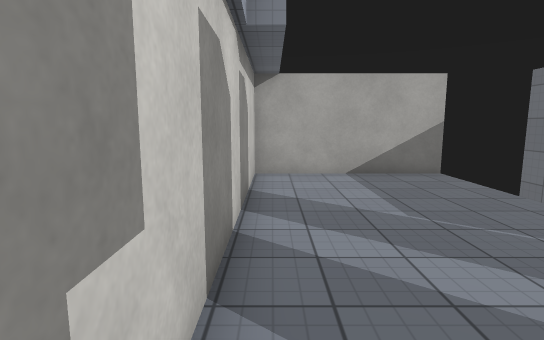
View 1 (above)

20 first-person views from a walk through a Unity game level. The camera is 1.5 m above the floor, tilts 8° down and sees 80° across. The floor is counted in squares, 1 m on a side. Each view is taken from the middle of a square. On the plan, view 1 faces up. The plan holds only what a view shows up to about 15 squares ahead; the rest is blank. The place goes on beyond the plan. The player is left out. Door leaves are left out, so doorways stand open. Some surface patterns are stand-ins.

View 2
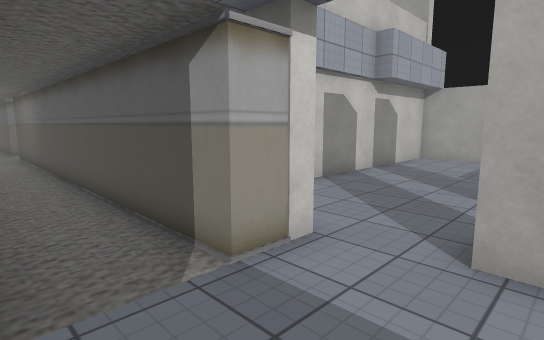

View 3
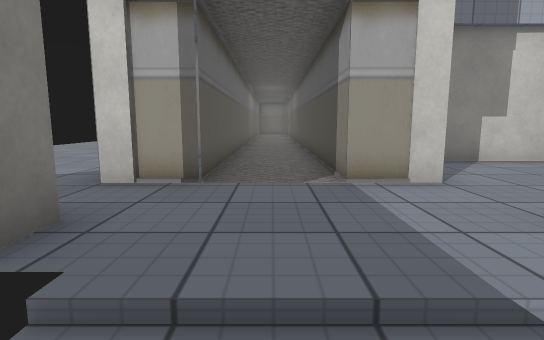

View 4
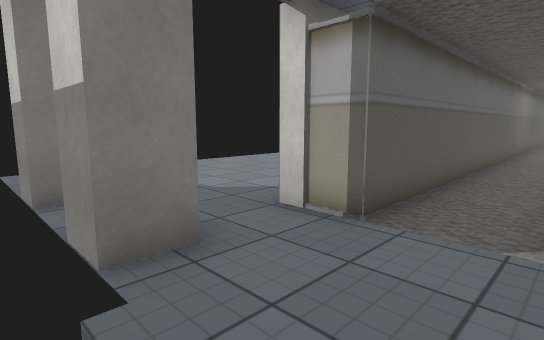

View 5
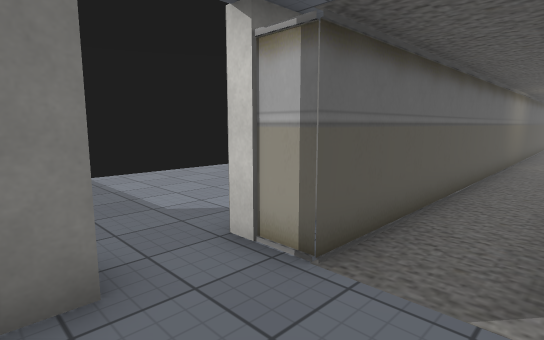

View 6
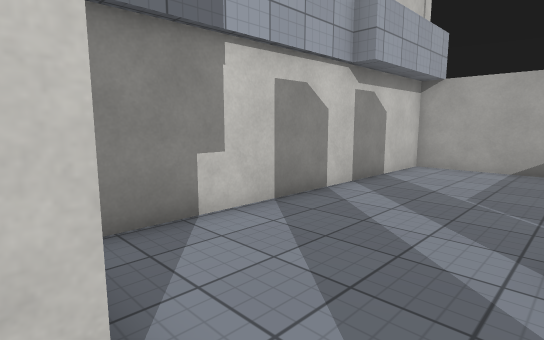

View 7
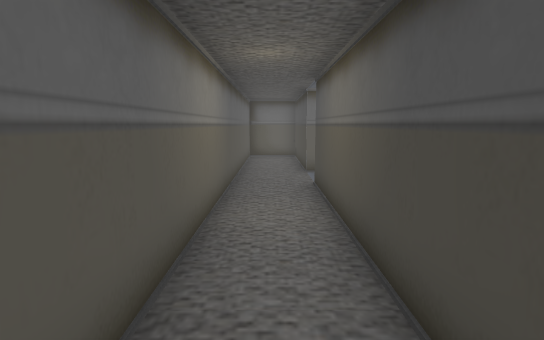

View 8
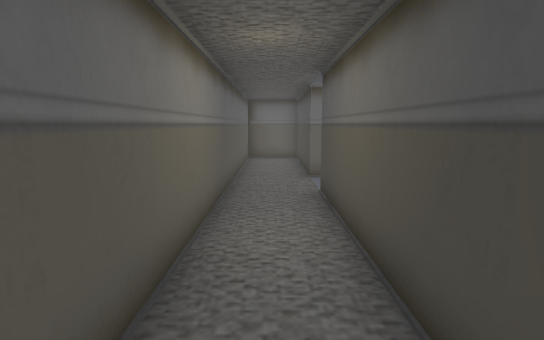

View 9
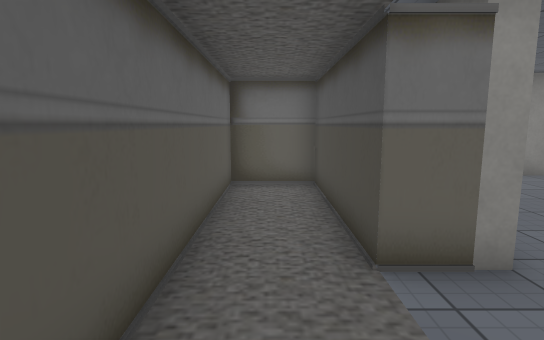

View 10
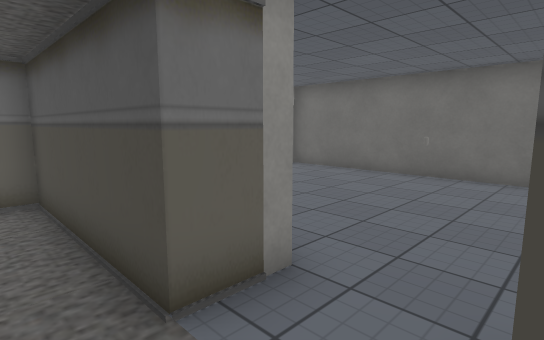

View 11
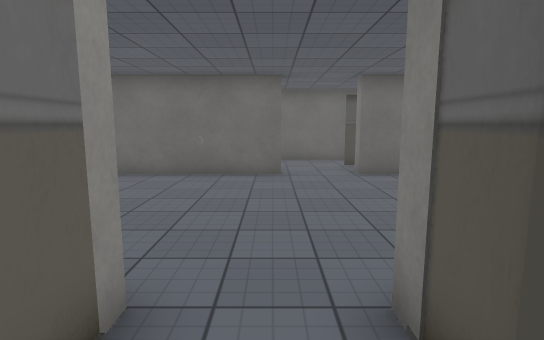

View 12
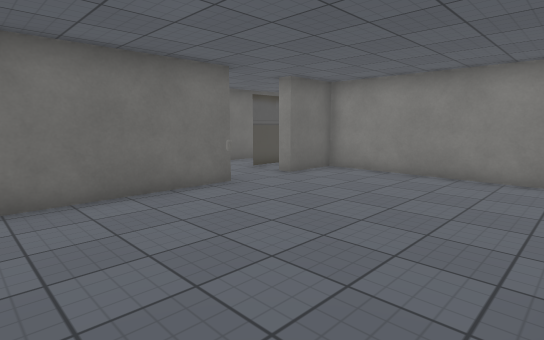

View 13
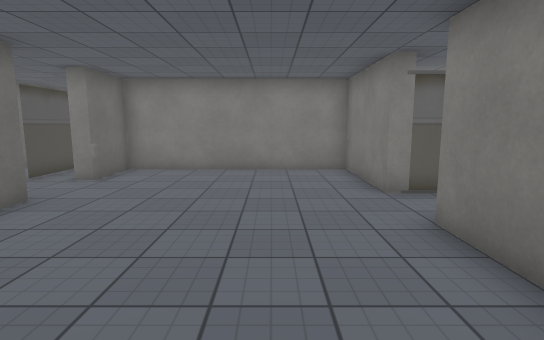

View 14
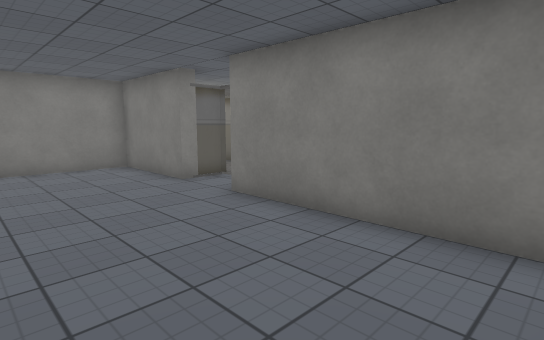

View 15
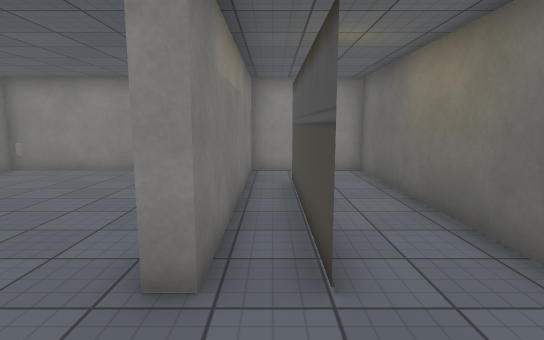

View 16
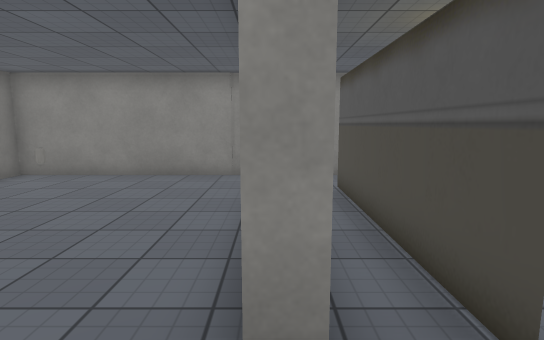

View 17
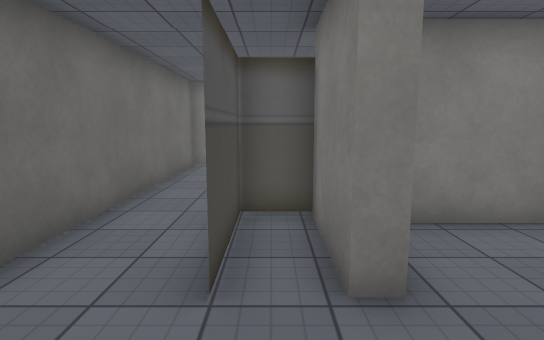

View 18
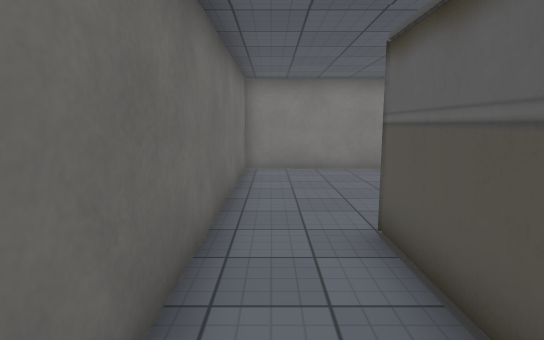

View 19
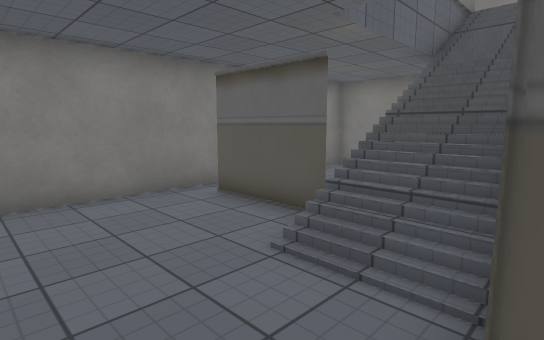

View 20
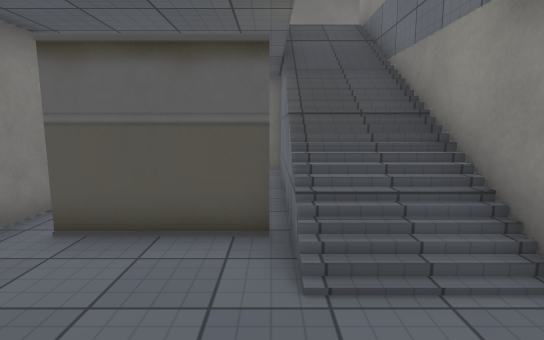

### Floor plan
Key: @ floor where view 1 was taken; # wall or solid block; x gap in a wall; . floor; / step, stairs or slope; D open door.
Columns run from 21 left of view 1 to 7 right of it. Each row starts with its distance up from view 1.
 10 ###########################
  9 #...................#.....
  8 #..######..###......#.....
  7 #............#......#.....
  6 #DDD#####..###//....#.....
  5 #............#//#####.....
  4 #............#//#   #.....
  3 #............#//#   #.....
  2 #............#//#   #.....
  1 #............#//#   #.....
  0 #............#//#   #@....
 -1 #............#//#   #.....#
 -2 ########.#####  #####  #...
 -3   ######.###############.../
 -4   #........................//
 -5   ######################...
 -6                    #####.##
 -7                       ... #
 -8                     .....
 -9                   ....... #
-10                  ........ x
-11                ..........
-12                .. ......

Where each view was taken, in squares from view 1:
view 1: 0 up, 0 right, facing up
view 2: 5 down, 5 right, facing up-left
view 3: 4 down, 7 right, facing left
view 4: 3 down, 6 right, facing down-left
view 5: 3 down, 5 right, facing down-left
view 6: 2 down, 4 right, facing up-left
view 7: 4 down, 4 left, facing left
view 8: 4 down, 5 left, facing left
view 9: 4 down, 11 left, facing left
view 10: 4 down, 12 left, facing up-left
view 11: 4 down, 13 left, facing up
view 12: 1 down, 18 left, facing up-right
view 13: 1 up, 19 left, facing right
view 14: 3 up, 20 left, facing down-right
view 15: 7 up, 10 left, facing left
view 16: 6 up, 11 left, facing left
view 17: 7 up, 13 left, facing right
view 18: 9 up, 12 left, facing right
view 19: 9 up, 8 left, facing down-right
view 20: 9 up, 5 left, facing down
